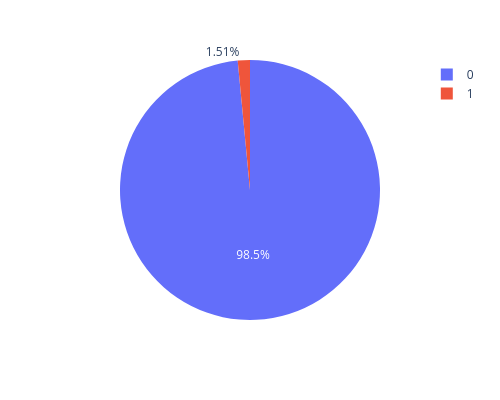

Notebook cell for this chart:
### Code cell
px.pie(data_frame=df, names=df['is_fraud'],height=400 ,width=500).show()

### Figure 1 — Plotly figure (JSON) as saved in the notebook; plotly's stock layout.template omitted (floating-point values rounded to 4 significant figures; data arrays with more than 128 entries replaced by an {"elided": "..."} marker saying what was removed)
{"data": [{"domain": {"x": [0, 1], "y": [0, 1]}, "hovertemplate": "is_fraud=%{label}<extra></extra>", "labels": {"elided": "10000 int values"}, "legendgroup": "", "name": "", "showlegend": true, "type": "pie"}], "layout": {"height": 400, "legend": {"tracegroupgap": 0}, "margin": {"t": 60}, "width": 500}}
